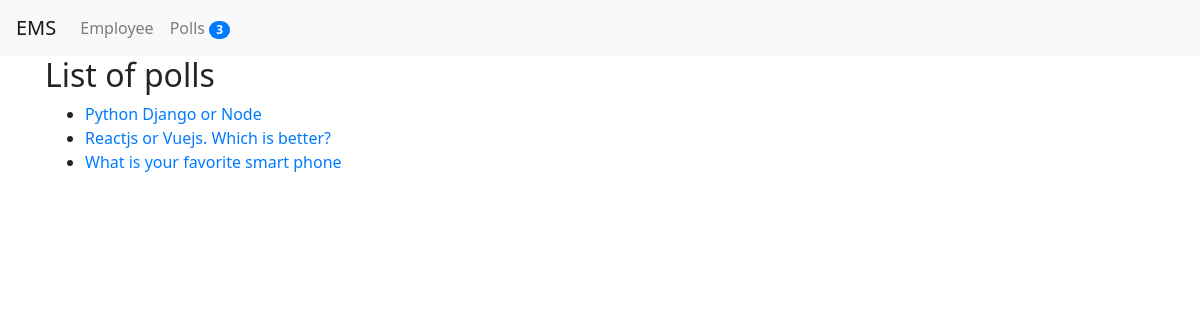
Screenshot of /polls/ with the database file from the repository.
### poll/models.py (models this page shows, shortened)
class Question(models.Model):
    title = models.TextField(null=True, blank=True)
    status = models.CharField(default="inactive", max_length=10)
    created_by = models.ForeignKey(User, null=True, blank=True, on_delete=models.CASCADE)
    start_date = models.DateTimeField(null=True, blank=True)
    end_date = models.DateTimeField(null=True, blank=True)
    created_at = models.DateTimeField(auto_now_add=True)
    updated_at = models.DateTimeField(auto_now=True)

### poll/views.py (the view)
# urls.py: path('', index, name='polls_list'),
def index(request):
    context = {}
    questions = Question.objects.all()
    context['title'] = 'polls'
    context['questions'] = questions
    return render(request, 'polls/index.html', context)

### ems/templates/polls/index.html
{% extends 'base.html' %}
{% block content %}
    <h2>List of {{title}}</h2>
    {% if questions %}
        <ul>
            {% for question in questions %}
                <li><a href="{% url 'poll_details' question.id %}">{{question.title}}</a></li>
            {% endfor %}
        </ul>
    {% else %}
        <p>No Polls Yet.</p>
    {% endif %}
{% endblock content %}

### ems/static/css/custom.css (style rules this page uses)
body { font-family: 'Segoe UI', Tahoma, Geneva, Verdana, sans-serif; }

### rows the page displays
Question: title "Python Django or Node"
Question: title "Reactjs or Vuejs. Which is better?"
Question: title "What is your favorite smart phone"

### other values shown
{{ title }} "polls"
